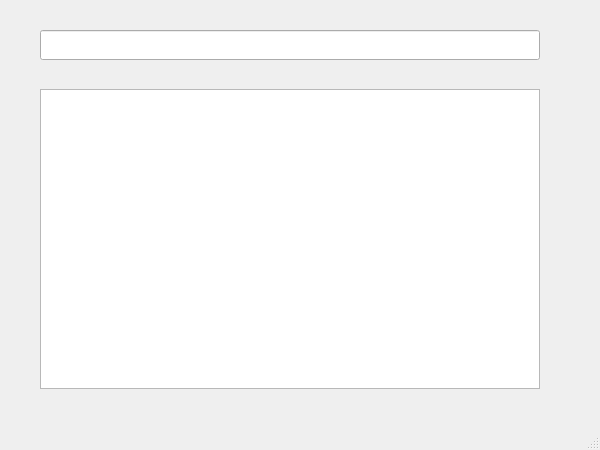
<?xml version="1.0" encoding="UTF-8"?>
<ui version="4.0">
 <class>MainWindow</class>
 <widget class="QMainWindow" name="MainWindow">
  <property name="geometry">
   <rect>
    <x>0</x>
    <y>0</y>
    <width>600</width>
    <height>450</height>
   </rect>
  </property>
  <property name="windowTitle">
   <string>MainWindow</string>
  </property>
  <widget class="QWidget" name="centralwidget">
   <widget class="QTextEdit" name="textEdit">
    <property name="geometry">
     <rect>
      <x>40</x>
      <y>89</y>
      <width>500</width>
      <height>300</height>
     </rect>
    </property>
   </widget>
   <widget class="QLineEdit" name="lineEdit">
    <property name="geometry">
     <rect>
      <x>40</x>
      <y>30</y>
      <width>500</width>
      <height>30</height>
     </rect>
    </property>
   </widget>
  </widget>
  <widget class="QMenuBar" name="menubar">
   <property name="geometry">
    <rect>
     <x>0</x>
     <y>0</y>
     <width>600</width>
     <height>17</height>
    </rect>
   </property>
  </widget>
  <widget class="QStatusBar" name="statusbar"/>
 </widget>
 <resources/>
 <connections/>
</ui>
